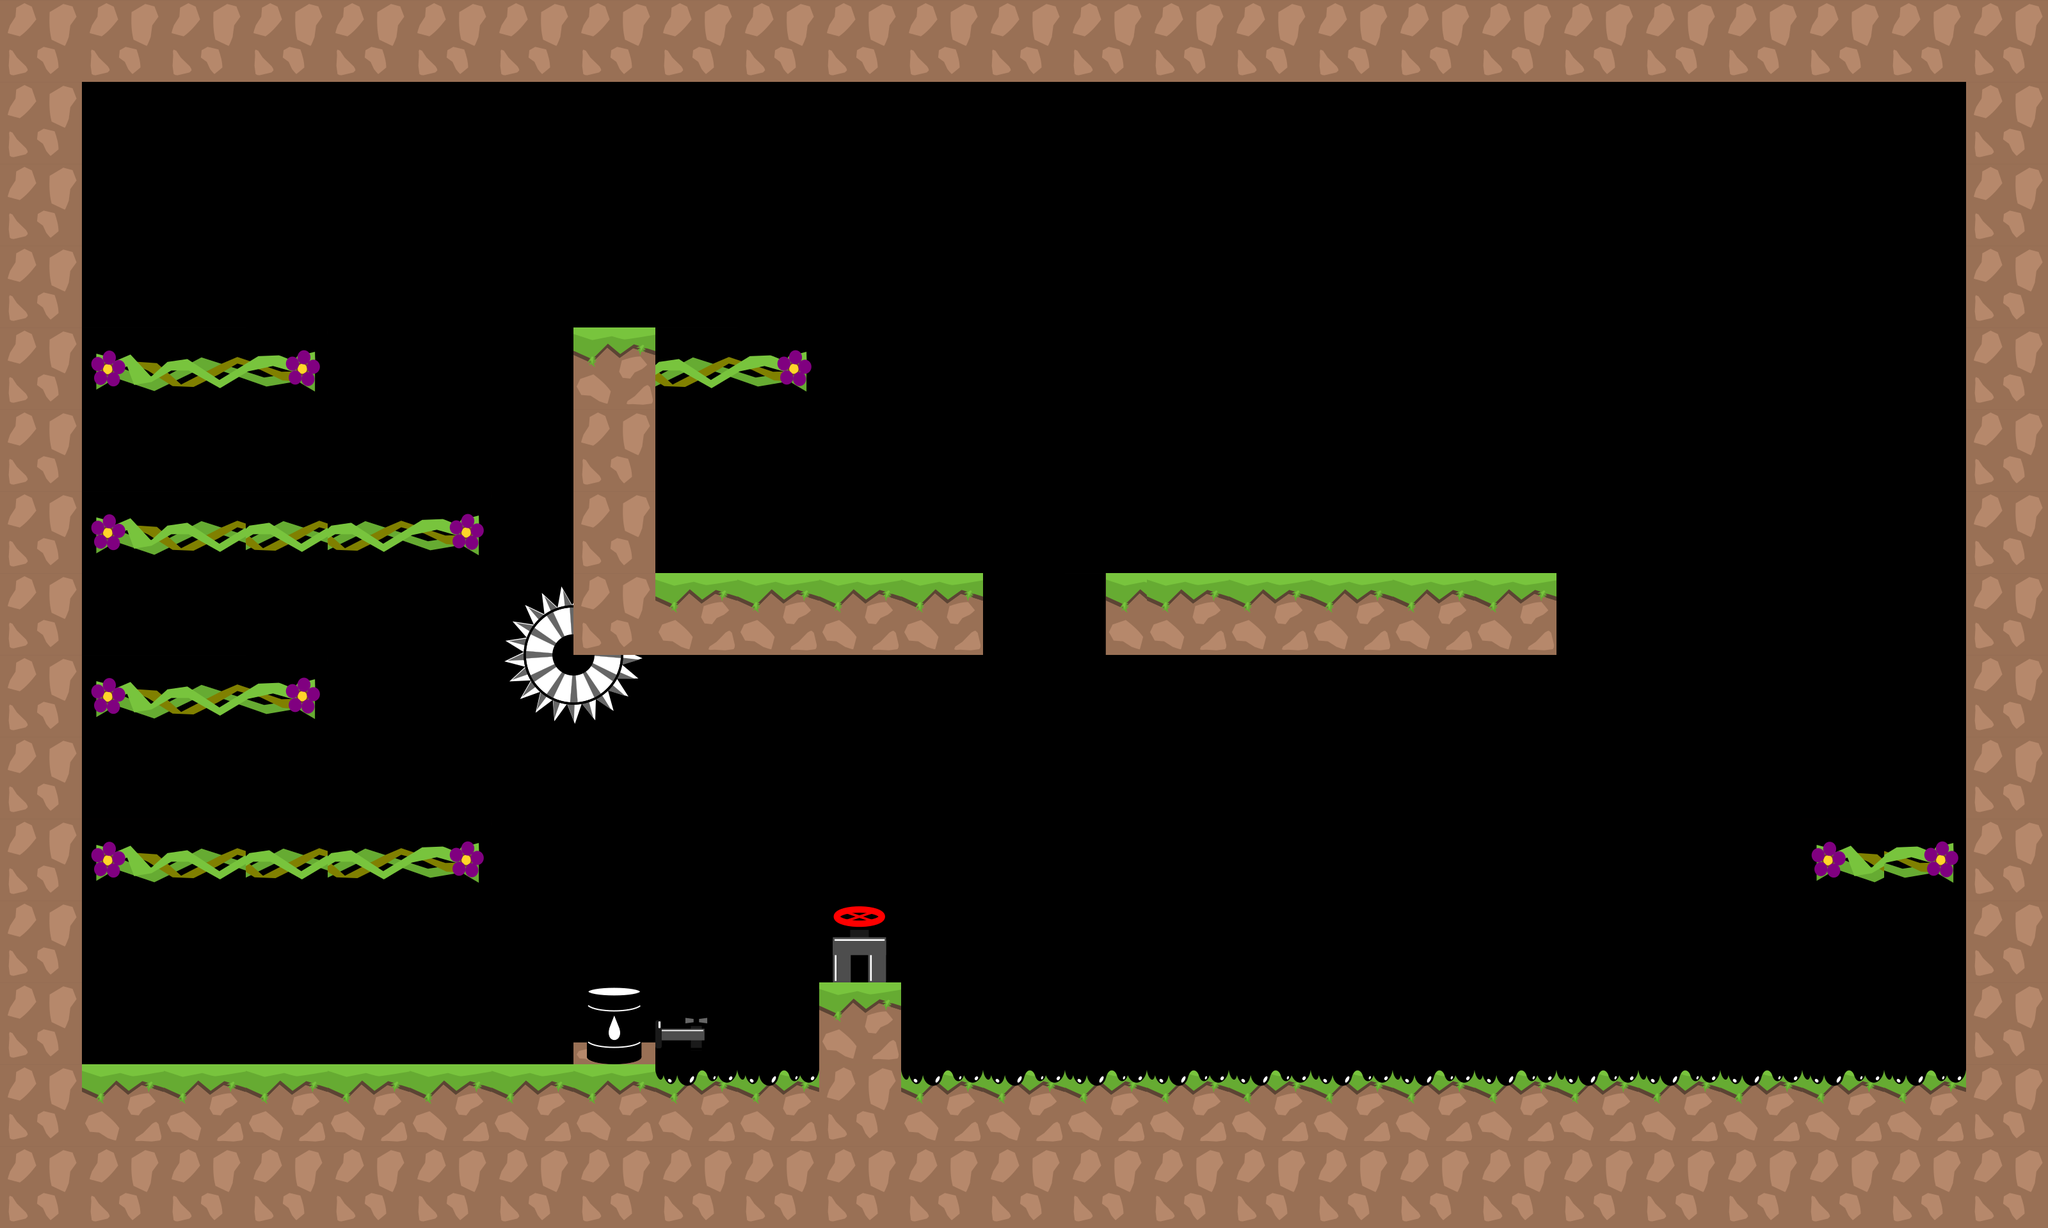

A level layout from a 2D game, rendered from its tile map. Below: a short description, then the map file with tile-grid data replaced by summaries:
An orthogonal 25x15 tile map with 128x128 px tiles, 2 tile layers (graphics, oil), 2 tilesets and 34 objects.

<map version="1.0" tiledversion="1.1.1" orientation="orthogonal" renderorder="right-down" width="25" height="15" tilewidth="128" tileheight="128" infinite="0" nextobjectid="148">
 <tileset firstgid="1" source="tiles_128x128.tsx" />
 <tileset firstgid="37" source="tiles_oil_128x128.tsx" />
 <layer name="graphics" width="25" height="15">
  <data>[375 cells, 137 non-empty, 10 distinct tile ids]</data>
 </layer>
 <layer name="oil" width="25" height="15">
  <data>[375 cells, 20 non-empty, 6 distinct tile ids]</data>
 </layer>
 <objectgroup name="blocks">
  <object id="2" x="3072" y="4" width="112" height="1696" />
  <object id="3" x="64" y="52" width="64" height="1684" />
  <object id="4" x="8" y="4" width="3172" height="120" />
  <object id="108" x="896" y="896" width="637.091" height="128" />
  <object id="109" x="896" y="512" width="128" height="384" />
  <object id="127" x="8" y="1664" width="3196" height="248.002" />
  <object id="134" x="1726.06" y="896" width="705.939" height="128" />
 </objectgroup>
 <objectgroup name="slope" />
 <objectgroup name="passBlock">
  <object id="55" x="156.289" y="1326.59" width="581.197" height="46" />
  <object id="104" x="157.622" y="1070.59" width="327.697" height="46" />
  <object id="105" x="165.622" y="817.254" width="571.697" height="46" />
  <object id="106" x="162.955" y="555.92" width="327.697" height="46" />
  <object id="116" x="1024.95" y="555.92" width="233.697" height="46" />
  <object id="137" x="2844.05" y="1327.25" width="219.697" height="46" />
 </objectgroup>
 <objectgroup name="flowers">
  <object id="74" x="256.97" y="672.853" width="69.697" height="69.697">
   <ellipse />
  </object>
  <object id="75" x="650.545" y="175.519" width="69.697" height="69.697">
   <ellipse />
  </object>
  <object id="76" x="2870.06" y="1156.49" width="69.697" height="69.697">
   <ellipse />
  </object>
  <object id="78" x="1593.58" y="1062.31" width="69.697" height="69.697">
   <ellipse />
  </object>
  <object id="79" x="1914.86" y="1404.67" width="69.697" height="69.697">
   <ellipse />
  </object>
  <object id="80" x="917.217" y="378.55" width="69.697" height="69.697">
   <ellipse />
  </object>
  <object id="83" x="652.489" y="674.671" width="69.697" height="69.697">
   <ellipse />
  </object>
  <object id="111" x="228.489" y="374.671" width="69.697" height="69.697">
   <ellipse />
  </object>
  <object id="112" x="1877.22" y="734.55" width="69.697" height="69.697">
   <ellipse />
  </object>
  <object id="114" x="2194.91" y="1398.79" width="69.697" height="69.697">
   <ellipse />
  </object>
  <object id="141" x="2639.76" y="808.006" width="69.697" height="69.697">
   <ellipse />
  </object>
  <object id="143" x="1611.76" y="1410.79" width="69.697" height="69.697">
   <ellipse />
  </object>
  <object id="144" x="2524.61" y="1238.31" width="69.697" height="69.697">
   <ellipse />
  </object>
 </objectgroup>
 <objectgroup name="end">
  <object id="44" x="1302.77" y="1418.55" width="93" height="95">
   <ellipse />
  </object>
 </objectgroup>
 <objectgroup name="pushBlocks">
  <object id="46" x="2242.71" y="757.155" width="124.667" height="124.667" />
  <object id="136" x="1385.13" y="754.124" width="124.667" height="124.667" />
  <object id="140" x="2167.98" y="1519.7" width="124.667" height="124.667" />
  <object id="142" x="1904.34" y="1519.7" width="124.667" height="124.667" />
 </objectgroup>
 <objectgroup name="damage">
  <object id="129" x="796" y="910.667" width="210.667" height="210.667" />
  <object id="130" x="1020.24" y="1651.88" width="2048.91" height="43.5152" />
  <object id="146" x="915" y="1541" width="107" height="128" />
 </objectgroup>
</map>
